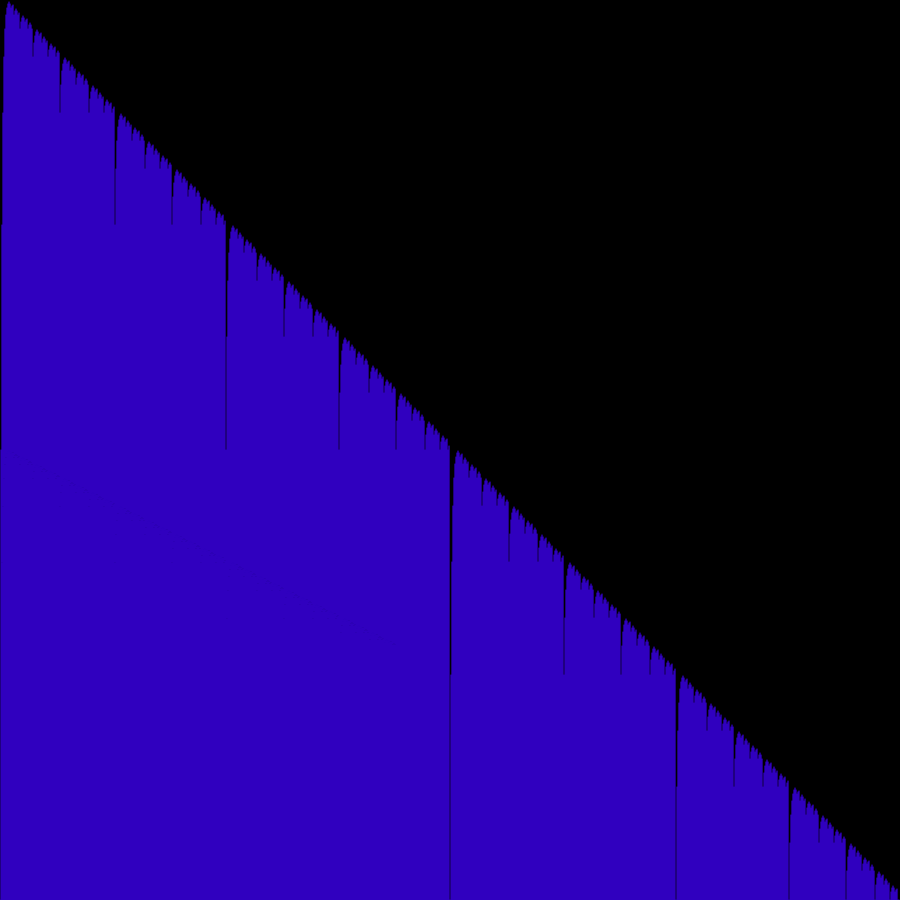
Frame 1 (no input)
Frame 60 (no input): identical to frame 1, image omitted
Frame 120 (the mouse pressed at the canvas centre since frame 60): identical to frame 1, image omitted

The p5.js sketch that drew this single still picture (run headless with seeded random() and noise() and a simulated clock; from frame 60 on, the mouse is pressed at the canvas centre):

// p5.js sketch
// ── sketch.js
var arr = new Array();
var colors = new Array();

// function sleep(ms) {
//     return new Promise(resolve => setTimeout(resolve, ms));
// }

function setup() {
    createCanvas(900, 900);
    // arr = new Array();
    colorMode(HSB);
    for (var i = 0; i < width; i++) {
        var hc = random(0, width);
        arr.push(width - i - 1);
        colors.push(map(hc, 0, width, 255, 0));
    }
    arr = mergesort(arr, 0, arr.length - 1);
    // arr.sort();
    console.log(arr);
}

function draw() {
    background(0);
    for (var i = 0; i < arr.length; i++) {
        stroke(255, 255, 255);
        line(i, height, i, height - arr[i]);
    }
}

function mergesort(arr, start, end) {
    if (start < end) {
        mid = floor((end + start) / 2);
        // await Promise.all([
        console.log("dada");
        mergesort(arr, start, mid);
        mergesort(arr, mid + 1, end);
        // ]);
        merge(arr, start, mid, end);
    }
    return arr;
}

function merge(arr, start, mid, end) {

    var left = mid - start + 1;
    var right = end - mid;
    // var key = arr[end];

    var lArray = new Array();
    var rArray = new Array();

    for (var i = 0; i < left; i++) {
        lArray.push(arr[start + i]);
    }

    for (var i = 0; i < right; i++) {
        rArray.push(arr[mid + i + 1]);
    }

    lArray.push(Infinity);
    rArray.push(Infinity);

    var i = 0;
    var j = 0;

    for (var k = start; k < end; k++) {
        if (lArray[i] <= rArray[j]) {
            arr[k] = lArray[i];
            i++;
            console.log("first");

        } else {
            arr[k] = rArray[j];
            j++;
            console.log("sec");

        }
    }
}
